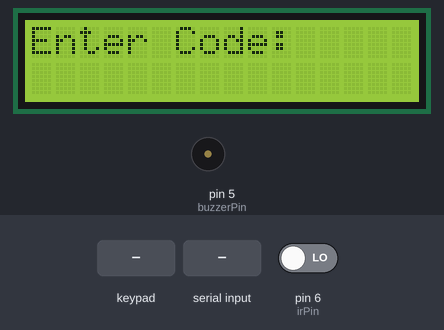
Recording of a sketch running on a simulated Arduino Uno, built with avr-gcc and run on an emulated ATmega328P. Shown: 16×2 character LCD, buzzer (waves = sounding, pin HIGH). Inputs (shaded band) come from the test bench; at power-on: pin 6 (irPin) LOW. The modem accepts every AT command (registered, SIM ready, sends succeed) and sends nothing else; what the sketch prints to the serial monitor is not drawn.

Above: at 5.4 s.
5.5 s: keypad keys 1 2 3 4 # pressed 0.4 s apart
At 8.6 s:
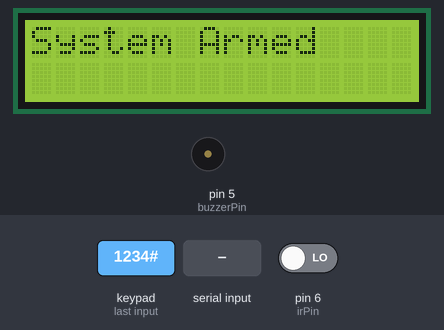
At 9.6 s:
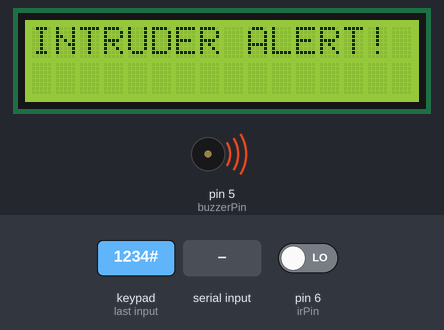
10.5 s: ">\n" received over the second serial link
Timing chart, 0 to 13.5 s (numbered marks = the images above; inputs shaded):
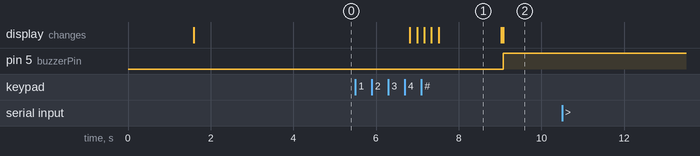

The sketch:

sketch_jul28d.ino
```cpp
#include <SoftwareSerial.h>
#include <LiquidCrystal_I2C.h>
#include <Keypad.h>

// --- CONFIGURATION ---
const char* WIFI_SSID     = "PLEASE_INPUT";
const char* WIFI_PASSWORD = "PLEASE_INPUT";
const char* THINGSPEAK_WRITE_API_KEY = "PLEASE_INPUT";
//based on thingspeak field config
const int ARDUINO_ARM_FIELD          = 6;
const int ARDUINO_INTRUDER_FIELD     = 1;
const int ARDUINO_HEARTBEAT_FIELD    = 4;

// --- SYSTEM STATE ---
bool intruderDetected = false;
bool alertSent = false;            // NEW: Only send alert once per detection
LiquidCrystal_I2C lcd(0x3F, 16, 2);
const int buzzerPin = 5;
const int irPin = 6;

// Keypad setup
const byte ROWS = 4;
const byte COLS = 3;
char keys[ROWS][COLS] = {
  {'1','2','3'},
  {'4','5','6'},
  {'7','8','9'},
  {'*','0','#'}
};
byte rowPins[ROWS] = {12, 7, 8, 10};
byte colPins[COLS] = {11, 13, 9};
Keypad keypad = Keypad(makeKeymap(keys), rowPins, colPins, ROWS, COLS);

bool isArmed = false;
String passcode = "1234";
String inputBuffer = "";

SoftwareSerial esp(2, 3); // RX, TX

unsigned long lastArmPoll = 0;
const unsigned long armPollInterval = 5000;

unsigned long lastHeartbeat = 0;
const unsigned long heartbeatInterval = 10000; // 10 seconds

bool pendingArmStatus = false;
bool pendingArmStatusValue = false; // true: armed, false: disarmed

bool showingIntruderScreen = false;

void setup() {
  Serial.begin(9600);
  esp.begin(9600);

  pinMode(buzzerPin, OUTPUT);
  pinMode(irPin, INPUT);

  lcd.init();
  lcd.backlight();
  lcd.print("System Initializing");
  delay(1500);
  lcd.clear();
  lcd.print("Enter Code:");

  initWiFi();
}

void loop() {
  handleKeypad();
  checkIntrusion();

  // Poll ThingSpeak for remote arm/disarm
  if (millis() - lastArmPoll > armPollInterval) {
    lastArmPoll = millis();
    pollArmDisarmFromWeb();
  }

  // Heartbeat to ThingSpeak field4
  if (millis() - lastHeartbeat > heartbeatInterval) {
    lastHeartbeat = millis();
    sendThingSpeakHeartbeat();
  }

  // Non-blocking: send arm status if needed
  if (pendingArmStatus) {
    sendThingSpeakArmStatus(pendingArmStatusValue);
    pendingArmStatus = false;
  }
}

void handleKeypad() {
  char key = keypad.getKey();
  if (key) {
    Serial.print("Key pressed: "); Serial.println(key);
    // When intruder detected, always show code entry screen
    if (intruderDetected && !showingIntruderScreen) {
      lcd.clear();
      lcd.print("Enter Code:");
      showingIntruderScreen = true;
    }
    if (key == '#') {
      if (inputBuffer == passcode) {
        if (intruderDetected) {
          isArmed = false;
          intruderDetected = false;
          alertSent = false; // Reset for next detection
          digitalWrite(buzzerPin, LOW); // TURN OFF BUZZER HERE!
          lcd.clear();
          lcd.print("System Disarmed");
          pendingArmStatusValue = isArmed;
          pendingArmStatus = true;
          delay(1500);
          lcd.clear();
          lcd.print("Enter Code:");
          showingIntruderScreen = false;
        } else {
          isArmed = !isArmed;
          lcd.clear();
          lcd.print(isArmed ? "System Armed" : "System Disarmed");
          pendingArmStatusValue = isArmed;
          pendingArmStatus = true;
          delay(1500);
          lcd.clear();
          lcd.print("Enter Code:");
        }
      } else {
        lcd.clear();
        lcd.print("Wrong Code!");
        delay(1500);
        lcd.clear();
        lcd.print("Enter Code:");
      }
      inputBuffer = "";
    } else if (key == '*') {
      inputBuffer = "";
      lcd.setCursor(0, 1);
      lcd.print("                ");
    } else {
      inputBuffer += key;
      lcd.setCursor(0, 1);
      lcd.print(inputBuffer);
    }
  }
}

void checkIntrusion() {
  // Detection logic: Only trigger if armed and IR sensor is LOW and not already in alert
  if (isArmed && digitalRead(irPin) == LOW && !intruderDetected) {
    delay(30); // minimal debounce
    if (digitalRead(irPin) == LOW) {
      triggerIntruderAlert();
    }
  }

  // Buzzer logic: KEEP BUZZING as long as intruderDetected
  if (intruderDetected) {
    digitalWrite(buzzerPin, HIGH); // BUZZER ON
    // Only send alert ONCE per detection
    if (!alertSent) {
      sendThingSpeakAlert();
      alertSent = true;
    }
    // No timeout logic!
  }
}

void triggerIntruderAlert() {
  lcd.clear();
  lcd.print("INTRUDER ALERT!");
  // Buzzer stays on until disarmed, so don't start/stop here
  intruderDetected = true;
  showingIntruderScreen = false; // Will switch to code screen on next keypad event
  // alertSent is handled in checkIntrusion
}

// Remaining functions unchanged...
void sendAT(String cmd, int wait = 400) {
  esp.println(cmd);
  unsigned long tStart = millis();
  while (millis() - tStart < wait) {
    if (esp.available()) {
      String response = esp.readStringUntil('\n');
      Serial.println(response);
    }
  }
}

void initWiFi() {
  sendAT("AT+RST", 800);
  sendAT("AT+CWMODE=1", 300);
  String wifiCmd = "AT+CWJAP=\"" + String(WIFI_SSID) + "\",\"" + String(WIFI_PASSWORD) + "\"";
  sendAT(wifiCmd, 1200);
  sendAT("AT+CWJAP?", 300);
}

void sendThingSpeakAlert() {
  String host = "api.thingspeak.com";
  String url = "/update?api_key=" + String(THINGSPEAK_WRITE_API_KEY) + "&field" + String(ARDUINO_INTRUDER_FIELD) + "=1";
  Serial.println("Sending alert to ThingSpeak: " + url);
  sendAT("AT+CIPSTART=\"TCP\",\"" + host + "\",80", 400);

  String request = "GET " + url + " HTTP/1.1\r\nHost: " + host + "\r\nConnection: close\r\n\r\n";
  esp.print("AT+CIPSEND=");
  esp.println(request.length());
  delay(150);

  // Wait for '>' prompt for up to 400ms
  unsigned long tStart = millis();
  bool gotPrompt = false;
  while (millis() - tStart < 400) {
    if (esp.available()) {
      String line = esp.readStringUntil('\n');
      Serial.println(line);
      if (line.indexOf(">") >= 0) {
        gotPrompt = true;
        break;
      }
    }
  }
  if (gotPrompt) {
    esp.print(request);
    delay(200);
    while (esp.available()) {
      String line = esp.readStringUntil('\n');
      Serial.println(line);
    }
  } else {
    Serial.println("ERROR: No > prompt from ESP-01");
    lcd.clear();
    lcd.print("Alert Failed!");
    delay(150);
    lcd.clear();
    lcd.print("Enter Code:");
  }
  sendAT("AT+CIPCLOSE", 200);
}

void sendThingSpeakArmStatus(bool armed) {
  String host = "api.thingspeak.com";
  String url = "/update?api_key=" + String(THINGSPEAK_WRITE_API_KEY) + "&field" + String(ARDUINO_ARM_FIELD) + "=" + (armed ? "1" : "0");
  Serial.println("Sending to ThingSpeak: " + url); // Add this
  sendAT("AT+CIPSTART=\"TCP\",\"" + host + "\",80", 400);

  String request = "GET " + url + " HTTP/1.1\r\nHost: " + host + "\r\nConnection: close\r\n\r\n";
  esp.print("AT+CIPSEND=");
  esp.println(request.length());
  delay(150);

  unsigned long tStart = millis();
  bool gotPrompt = false;
  while (millis() - tStart < 400) {
    if (esp.available()) {
      String line = esp.readStringUntil('\n');
      Serial.println(line);
      if (line.indexOf(">") >= 0) {
        gotPrompt = true;
        break;
      }
    }
  }
  if (gotPrompt) {
    esp.print(request);
    delay(200);
    while (esp.available()) {
      String line = esp.readStringUntil('\n');
      Serial.println(line);
    }
  }
  sendAT("AT+CIPCLOSE", 200);
}

void sendThingSpeakHeartbeat() {
  String host = "api.thingspeak.com";
  String url = "/update?api_key=" + String(THINGSPEAK_WRITE_API_KEY) + "&field" + String(ARDUINO_HEARTBEAT_FIELD) + "=1";
  sendAT("AT+CIPSTART=\"TCP\",\"" + host + "\",80", 400);

  String request = "GET " + url + " HTTP/1.1\r\nHost: " + host + "\r\nConnection: close\r\n\r\n";
  esp.print("AT+CIPSEND=");
  esp.println(request.length());
  delay(150);

  unsigned long tStart = millis();
  bool gotPrompt = false;
  while (millis() - tStart < 400) {
    if (esp.available()) {
      String line = esp.readStringUntil('\n');
      Serial.println(line);
      if (line.indexOf(">") >= 0) {
        gotPrompt = true;
        break;
      }
    }
  }
  if (gotPrompt) {
    esp.print(request);
    delay(200);
    while (esp.available()) {
      String line = esp.readStringUntil('\n');
      Serial.println(line);
    }
  }
  sendAT("AT+CIPCLOSE", 200);
}

void pollArmDisarmFromWeb() {
  sendAT("AT+CIPCLOSE", 100);
  sendAT("AT+CIPSTART=\"TCP\",\"api.thingspeak.com\",80", 400);

  String request = "GET /channels/3033231/fields/6/last.json?api_key=N6598QTZTIAWCV0H HTTP/1.1\r\nHost: api.thingspeak.com\r\nConnection: close\r\n\r\n";
  esp.print("AT+CIPSEND=");
  esp.println(request.length());

  unsigned long tStart = millis();
  bool gotPrompt = false;
  while (millis() - tStart < 400) {
    if (esp.available() && esp.read() == '>') {
      gotPrompt = true;
      break;
    }
  }
  if (!gotPrompt) {
    Serial.println("ERROR: No > prompt from ESP-01");
    return;
  }

  esp.print(request);

  String jsonLine = "";
  unsigned long respStart = millis();
  bool foundJson = false;
  while (millis() - respStart < 1000) {
    if (esp.available()) {
      String line = esp.readStringUntil('\n');
      line.trim();
      if (line.startsWith("{") && line.endsWith("}")) {
        jsonLine = line;
        foundJson = true;
        break;
      }
    }
  }
  sendAT("AT+CIPCLOSE", 100);

  if (foundJson) {
    Serial.print("JSON: "); Serial.println(jsonLine);
    int fieldIdx = jsonLine.indexOf("\"field6\":\"");
    if (fieldIdx != -1) {
      char val = jsonLine.charAt(fieldIdx + 10);
      bool remoteArmed = (val == '1');
      if (remoteArmed != isArmed) {
        isArmed = remoteArmed;
        lcd.clear();
        lcd.print(isArmed ? "System Armed" : "System Disarmed");
        Serial.println(isArmed ? "✅ Armed via Web" : "✅ Disarmed via Web");
        delay(150);
        lcd.clear();
        lcd.print("Enter Code:");
        intruderDetected = false;
        alertSent = false;
        digitalWrite(buzzerPin, LOW);
        showingIntruderScreen = false;
      }
    }
  } else {
    Serial.println("ERROR: JSON not found in HTTP response.");
  }
}
```

Measured:
- after the input at 5.5 s, pin 5 (buzzerPin): LOW → HIGH after 3.6 s; the display: first changes after 1.3 s (image 1 shows a later state)
- after the input at 10.5 s, every drawn part: stays the same
- what the display in image 1 shows lasts 1.5 s, from 7.5 s to 9.0 s
